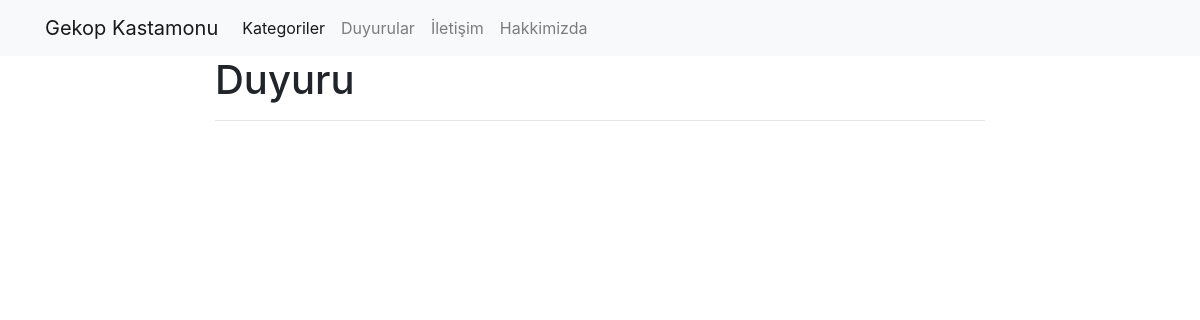
Before: /blog/duyuru/ with the older database file.
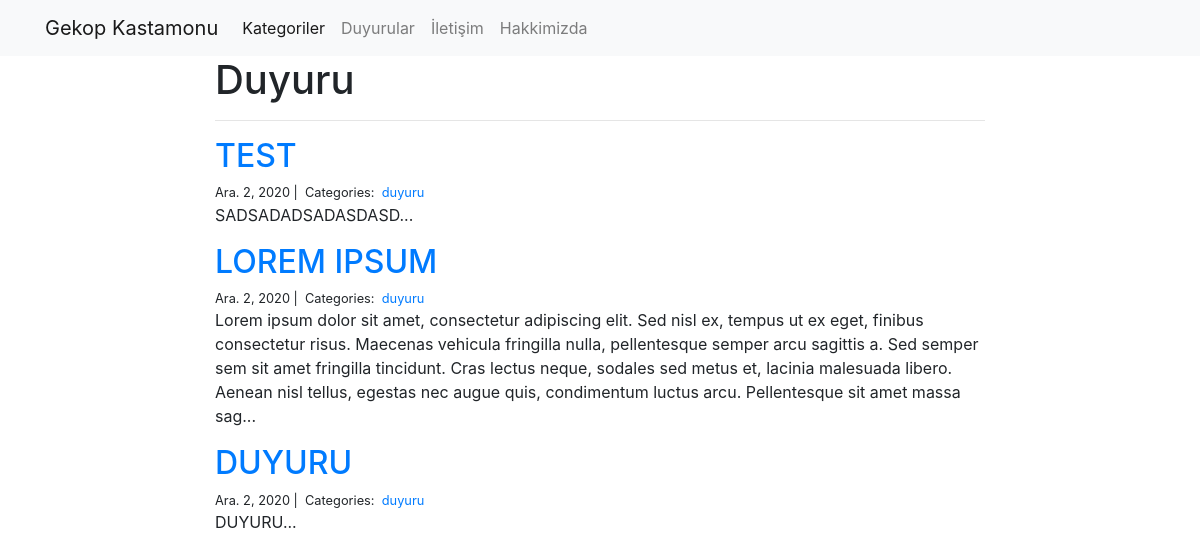
After: the same page with the newer database file.
### blog/models.py (models this page shows)
class Post(models.Model):
    title = models.CharField(max_length=255)
    body = models.TextField()
    created_on = models.DateTimeField(auto_now_add=True)
    last_modified = models.DateTimeField(auto_now=True)
    categories = models.ManyToManyField('Category', related_name='posts')

class Category(models.Model):
    name = models.CharField(max_length=20)

### blog/views.py (the view)
# urls.py: path("<category>/", views.blog_category, name="blog_category"),
def blog_category(request, category):
    posts = Post.objects.filter(
        categories__name__contains=category
    ).order_by(
        '-created_on'
    )
    context = {
        "category": category,
        "posts": posts
    }
    return render(request, "blog_category.html", context)

### blog/templates/blog_category.html
{% extends "base.html" %}
{% block page_content %}
<div class="col-md-8 offset-md-2">
    <h1>{{ category | title }}</h1>
    <hr>
    {% for post in posts %}
        <h2><a href="{% url 'blog_detail' post.pk%}">{{ post.title }}</a></h2>
        <small>
            {{ post.created_on.date }} |&nbsp;
            Categories:&nbsp;
            {% for category in post.categories.all %}
            <a href="{% url 'blog_category' category.name %}">
                {{ category.name }}
            </a>&nbsp;
            {% endfor %}
        </small>
        <p>{{ post.body | slice:":400" }}...</p>
    {% endfor %}
</div>
{% endblock %}

Changed rows visible on the page:
added Post: title "TEST", created_on "Ara. 2, 2020", body "SADSADADSADASDASD"
added Category: name "duyuru"
added Post: title "LOREM IPSUM", created_on "Ara. 2, 2020", body "Lorem ipsum dolor sit amet, consectetur adipiscing elit. Sed nisl ex, tempus ut ex eget, finibus consectetur risus. Maecenas vehicula fringilla nulla, pellentesque semper arcu sagittis a. Sed semper sem sit amet fringilla tincidunt. Cras lectus neque, sodales sed metus et, lacinia malesuada libero. Aenean nisl tellus, egestas nec augue quis, condimentum luctus arcu. Pellentesque sit amet massa sag"
added Post: title "DUYURU", created_on "Ara. 2, 2020", body "DUYURU"
